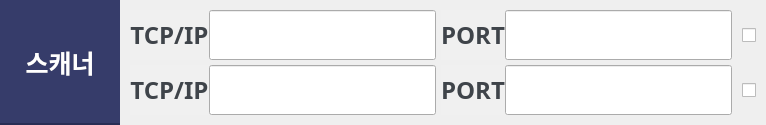
          <widget class="QFrame" name="scanner_frame">
           <property name="frameShape">
            <enum>QFrame::NoFrame</enum>
           </property>
           <property name="frameShadow">
            <enum>QFrame::Raised</enum>
           </property>
           <layout class="QHBoxLayout" name="horizontalLayout_4">
            <property name="spacing">
             <number>0</number>
            </property>
            <property name="leftMargin">
             <number>0</number>
            </property>
            <property name="topMargin">
             <number>0</number>
            </property>
            <property name="rightMargin">
             <number>0</number>
            </property>
            <property name="bottomMargin">
             <number>0</number>
            </property>
            <item>
             <widget class="QLabel" name="scanner_title_label">
              <property name="minimumSize">
               <size>
                <width>120</width>
                <height>0</height>
               </size>
              </property>
              <property name="maximumSize">
               <size>
                <width>120</width>
                <height>16777215</height>
               </size>
              </property>
              <property name="font">
               <font>
                <family>맑은 고딕</family>
                <pointsize>19</pointsize>
                <weight>75</weight>
                <italic>false</italic>
                <bold>true</bold>
               </font>
              </property>
              <property name="styleSheet">
               <string notr="true">background: #363C6A;
color: white;
border-bottom: 2px solid #282d54;</string>
              </property>
              <property name="text">
               <string>스캐너</string>
              </property>
              <property name="alignment">
               <set>Qt::AlignCenter</set>
              </property>
             </widget>
            </item>
            <item>
             <widget class="QFrame" name="scanner_set_frame">
              <property name="frameShape">
               <enum>QFrame::NoFrame</enum>
              </property>
              <property name="frameShadow">
               <enum>QFrame::Raised</enum>
              </property>
              <layout class="QVBoxLayout" name="verticalLayout_8">
               <property name="spacing">
                <number>5</number>
               </property>
               <property name="leftMargin">
                <number>10</number>
               </property>
               <property name="topMargin">
                <number>10</number>
               </property>
               <property name="rightMargin">
                <number>10</number>
               </property>
               <property name="bottomMargin">
                <number>10</number>
               </property>
               <item>
                <widget class="QFrame" name="scanner_top_frame">
                 <property name="minimumSize">
                  <size>
                   <width>0</width>
                   <height>50</height>
                  </size>
                 </property>
                 <property name="maximumSize">
                  <size>
                   <width>16777215</width>
                   <height>50</height>
                  </size>
                 </property>
                 <property name="frameShape">
                  <enum>QFrame::NoFrame</enum>
                 </property>
                 <property name="frameShadow">
                  <enum>QFrame::Raised</enum>
                 </property>
                 <layout class="QHBoxLayout" name="horizontalLayout_5">
                  <property name="spacing">
                   <number>5</number>
                  </property>
                  <property name="leftMargin">
                   <number>0</number>
                  </property>
                  <property name="topMargin">
                   <number>0</number>
                  </property>
                  <property name="rightMargin">
                   <number>0</number>
                  </property>
                  <property name="bottomMargin">
                   <number>0</number>
                  </property>
                  <item>
                   <widget class="QFrame" name="scanner_ip_frame">
                    <property name="frameShape">
                     <enum>QFrame::NoFrame</enum>
                    </property>
                    <property name="frameShadow">
                     <enum>QFrame::Raised</enum>
                    </property>
                    <layout class="QHBoxLayout" name="horizontalLayout_6">
                     <property name="spacing">
                      <number>0</number>
                     </property>
                     <property name="leftMargin">
                      <number>0</number>
                     </property>
                     <property name="topMargin">
                      <number>0</number>
                     </property>
                     <property name="rightMargin">
                      <number>0</number>
                     </property>
                     <property name="bottomMargin">
                      <number>0</number>
                     </property>
                     <item>
                      <widget class="QLabel" name="scanner_ip_label">
                       <property name="minimumSize">
                        <size>
                         <width>0</width>
                         <height>0</height>
                        </size>
                       </property>
                       <property name="maximumSize">
                        <size>
                         <width>121</width>
                         <height>16777215</height>
                        </size>
                       </property>
                       <property name="font">
                        <font>
                         <family>맑은 고딕</family>
                         <pointsize>18</pointsize>
                         <weight>75</weight>
                         <italic>false</italic>
                         <bold>true</bold>
                        </font>
                       </property>
                       <property name="styleSheet">
                        <string notr="true">
color: #3F444A;
background: #F0F0F0;</string>
                       </property>
                       <property name="text">
                        <string>TCP/IP</string>
                       </property>
                       <property name="alignment">
                        <set>Qt::AlignCenter</set>
                       </property>
                      </widget>
                     </item>
                     <item>
                      <widget class="QLineEdit" name="scanner_ip_input">
                       <property name="sizePolicy">
                        <sizepolicy hsizetype="Preferred" vsizetype="Preferred">
                         <horstretch>0</horstretch>
                         <verstretch>0</verstretch>
                        </sizepolicy>
                       </property>
                       <property name="minimumSize">
                        <size>
                         <width>0</width>
                         <height>0</height>
                        </size>
                       </property>
                       <property name="maximumSize">
                        <size>
                         <width>16777215</width>
                         <height>16777215</height>
                        </size>
                       </property>
                       <property name="font">
                        <font>
                         <family>맑은 고딕</family>
                         <pointsize>18</pointsize>
                        </font>
                       </property>
                       <property name="text">
                        <string/>
                       </property>
                      </widget>
                     </item>
                    </layout>
                   </widget>
                  </item>
                  <item>
                   <widget class="QFrame" name="scanner_port_frame">
                    <property name="frameShape">
                     <enum>QFrame::NoFrame</enum>
                    </property>
                    <property name="frameShadow">
                     <enum>QFrame::Raised</enum>
                    </property>
                    <layout class="QHBoxLayout" name="horizontalLayout_7">
                     <property name="spacing">
                      <number>0</number>
                     </property>
                     <property name="leftMargin">
                      <number>0</number>
                     </property>
                     <property name="topMargin">
                      <number>0</number>
                     </property>
                     <property name="rightMargin">
                      <number>5</number>
                     </property>
                     <property name="bottomMargin">
                      <number>0</number>
                     </property>
                     <item>
                      <widget class="QLabel" name="scanner_port_label">
                       <property name="minimumSize">
                        <size>
                         <width>0</width>
                         <height>0</height>
                        </size>
                       </property>
                       <property name="maximumSize">
                        <size>
                         <width>121</width>
                         <height>16777215</height>
                        </size>
                       </property>
                       <property name="font">
                        <font>
                         <family>맑은 고딕</family>
                         <pointsize>18</pointsize>
                         <weight>75</weight>
                         <italic>false</italic>
                         <bold>true</bold>
                        </font>
                       </property>
                       <property name="styleSheet">
                        <string notr="true">
color: #3F444A;
background: #F0F0F0;</string>
                       </property>
                       <property name="text">
                        <string>PORT</string>
                       </property>
                       <property name="alignment">
                        <set>Qt::AlignCenter</set>
                       </property>
                      </widget>
                     </item>
                     <item>
                      <widget class="QLineEdit" name="scanner_port_input">
                       <property name="sizePolicy">
                        <sizepolicy hsizetype="Preferred" vsizetype="Preferred">
                         <horstretch>0</horstretch>
                         <verstretch>0</verstretch>
                        </sizepolicy>
                       </property>
                       <property name="minimumSize">
                        <size>
                         <width>0</width>
                         <height>0</height>
                        </size>
                       </property>
                       <property name="maximumSize">
                        <size>
                         <width>16777215</width>
                         <height>16777215</height>
                        </size>
                       </property>
                       <property name="font">
                        <font>
                         <family>맑은 고딕</family>
                         <pointsize>18</pointsize>
                        </font>
                       </property>
                       <property name="text">
                        <string/>
                       </property>
                      </widget>
                     </item>
                    </layout>
                   </widget>
                  </item>
                  <item>
                   <widget class="QCheckBox" name="scanner_check">
                    <property name="sizePolicy">
                     <sizepolicy hsizetype="Preferred" vsizetype="Preferred">
                      <horstretch>0</horstretch>
                      <verstretch>0</verstretch>
                     </sizepolicy>
                    </property>
                    <property name="maximumSize">
                     <size>
                      <width>38</width>
                      <height>16777215</height>
                     </size>
                    </property>
                    <property name="font">
                     <font>
                      <family>맑은 고딕</family>
                      <pointsize>20</pointsize>
                      <weight>75</weight>
                      <bold>true</bold>
                     </font>
                    </property>
                    <property name="cursor">
                     <cursorShape>PointingHandCursor</cursorShape>
                    </property>
                    <property name="styleSheet">
                     <string notr="true"/>
                    </property>
                    <property name="text">
                     <string/>
                    </property>
                    <property name="iconSize">
                     <size>
                      <width>10</width>
                      <height>10</height>
                     </size>
                    </property>
                    <property name="checked">
                     <bool>false</bool>
                    </property>
                   </widget>
                  </item>
                 </layout>
                </widget>
               </item>
               <item>
                <widget class="QFrame" name="scanner_bottom_frame">
                 <property name="minimumSize">
                  <size>
                   <width>0</width>
                   <height>50</height>
                  </size>
                 </property>
                 <property name="maximumSize">
                  <size>
                   <width>16777215</width>
                   <height>50</height>
                  </size>
                 </property>
                 <property name="frameShape">
                  <enum>QFrame::NoFrame</enum>
                 </property>
                 <property name="frameShadow">
                  <enum>QFrame::Raised</enum>
                 </property>
                 <layout class="QHBoxLayout" name="horizontalLayout_8">
                  <property name="spacing">
                   <number>5</number>
                  </property>
                  <property name="leftMargin">
                   <number>0</number>
                  </property>
                  <property name="topMargin">
                   <number>0</number>
                  </property>
                  <property name="rightMargin">
                   <number>0</number>
                  </property>
                  <property name="bottomMargin">
                   <number>0</number>
                  </property>
                  <item>
                   <widget class="QFrame" name="scanner_ip_frame2">
                    <property name="frameShape">
                     <enum>QFrame::NoFrame</enum>
                    </property>
                    <property name="frameShadow">
                     <enum>QFrame::Raised</enum>
                    </property>
                    <layout class="QHBoxLayout" name="horizontalLayout_10">
                     <property name="spacing">
                      <number>0</number>
                     </property>
                     <property name="leftMargin">
                      <number>0</number>
                     </property>
                     <property name="topMargin">
                      <number>0</number>
                     </property>
                     <property name="rightMargin">
                      <number>0</number>
                     </property>
                     <property name="bottomMargin">
                      <number>0</number>
                     </property>
                     <item>
                      <widget class="QLabel" name="scanner_ip_label2">
                       <property name="minimumSize">
                        <size>
                         <width>0</width>
                         <height>0</height>
                        </size>
                       </property>
                       <property name="maximumSize">
                        <size>
                         <width>121</width>
                         <height>16777215</height>
                        </size>
                       </property>
                       <property name="font">
                        <font>
                         <family>맑은 고딕</family>
                         <pointsize>18</pointsize>
                         <weight>75</weight>
                         <italic>false</italic>
                         <bold>true</bold>
                        </font>
                       </property>
                       <property name="styleSheet">
                        <string notr="true">
color: #3F444A;
background: #F0F0F0;</string>
                       </property>
                       <property name="text">
                        <string>TCP/IP</string>
                       </property>
                       <property name="alignment">
                        <set>Qt::AlignCenter</set>
                       </property>
                      </widget>
                     </item>
                     <item>
                      <widget class="QLineEdit" name="scanner_ip_input2">
                       <property name="sizePolicy">
                        <sizepolicy hsizetype="Preferred" vsizetype="Preferred">
                         <horstretch>0</horstretch>
                         <verstretch>0</verstretch>
                        </sizepolicy>
                       </property>
                       <property name="minimumSize">
                        <size>
                         <width>0</width>
                         <height>0</height>
                        </size>
                       </property>
                       <property name="maximumSize">
                        <size>
                         <width>16777215</width>
                         <height>16777215</height>
                        </size>
                       </property>
                       <property name="font">
                        <font>
                         <family>맑은 고딕</family>
                         <pointsize>18</pointsize>
                        </font>
                       </property>
                       <property name="text">
                        <string/>
                       </property>
                      </widget>
                     </item>
                    </layout>
                   </widget>
                  </item>
                  <item>
                   <widget class="QFrame" name="scanner_port_frame2">
                    <property name="frameShape">
                     <enum>QFrame::NoFrame</enum>
                    </property>
                    <property name="frameShadow">
                     <enum>QFrame::Raised</enum>
                    </property>
                    <layout class="QHBoxLayout" name="horizontalLayout_9">
                     <property name="spacing">
                      <number>0</number>
                     </property>
                     <property name="leftMargin">
                      <number>0</number>
                     </property>
                     <property name="topMargin">
                      <number>0</number>
                     </property>
                     <property name="rightMargin">
                      <number>5</number>
                     </property>
                     <property name="bottomMargin">
                      <number>0</number>
                     </property>
                     <item>
                      <widget class="QLabel" name="scanner_port_label2">
                       <property name="minimumSize">
                        <size>
                         <width>0</width>
                         <height>0</height>
                        </size>
                       </property>
                       <property name="maximumSize">
                        <size>
                         <width>121</width>
                         <height>16777215</height>
                        </size>
                       </property>
                       <property name="font">
                        <font>
                         <family>맑은 고딕</family>
                         <pointsize>18</pointsize>
                         <weight>75</weight>
                         <italic>false</italic>
                         <bold>true</bold>
                        </font>
                       </property>
                       <property name="styleSheet">
                        <string notr="true">
color: #3F444A;
background: #F0F0F0;</string>
                       </property>
                       <property name="text">
                        <string>PORT</string>
                       </property>
                       <property name="alignment">
                        <set>Qt::AlignCenter</set>
                       </property>
                      </widget>
                     </item>
                     <item>
                      <widget class="QLineEdit" name="scanner_port_input2">
                       <property name="sizePolicy">
                        <sizepolicy hsizetype="Preferred" vsizetype="Preferred">
                         <horstretch>0</horstretch>
                         <verstretch>0</verstretch>
                        </sizepolicy>
                       </property>
                       <property name="minimumSize">
                        <size>
                         <width>0</width>
                         <height>0</height>
                        </size>
                       </property>
                       <property name="maximumSize">
                        <size>
                         <width>16777215</width>
                         <height>16777215</height>
                        </size>
                       </property>
                       <property name="font">
                        <font>
                         <family>맑은 고딕</family>
                         <pointsize>18</pointsize>
                        </font>
                       </property>
                       <property name="text">
                        <string/>
                       </property>
                      </widget>
                     </item>
                    </layout>
                   </widget>
                  </item>
                  <item>
                   <widget class="QCheckBox" name="scanner_check2">
                    <property name="sizePolicy">
                     <sizepolicy hsizetype="Preferred" vsizetype="Preferred">
                      <horstretch>0</horstretch>
                      <verstretch>0</verstretch>
                     </sizepolicy>
                    </property>
                    <property name="maximumSize">
                     <size>
                      <width>38</width>
                      <height>16777215</height>
                     </size>
                    </property>
                    <property name="font">
                     <font>
                      <family>맑은 고딕</family>
                      <pointsize>20</pointsize>
                      <weight>75</weight>
                      <bold>true</bold>
                     </font>
                    </property>
                    <property name="cursor">
                     <cursorShape>PointingHandCursor</cursorShape>
                    </property>
                    <property name="styleSheet">
                     <string notr="true"/>
                    </property>
                    <property name="text">
                     <string/>
                    </property>
                    <property name="iconSize">
                     <size>
                      <width>10</width>
                      <height>10</height>
                     </size>
                    </property>
                    <property name="checked">
                     <bool>false</bool>
                    </property>
                   </widget>
                  </item>
                 </layout>
                </widget>
               </item>
              </layout>
             </widget>
            </item>
           </layout>
          </widget>
